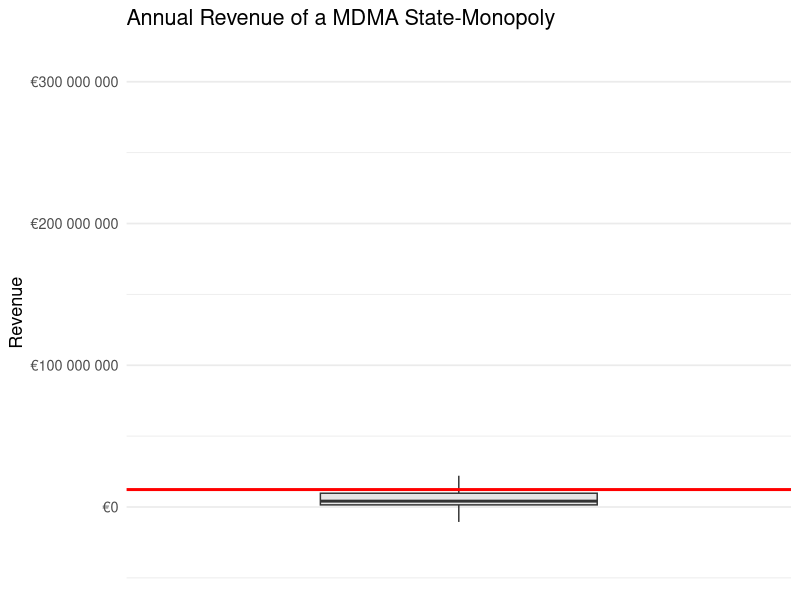
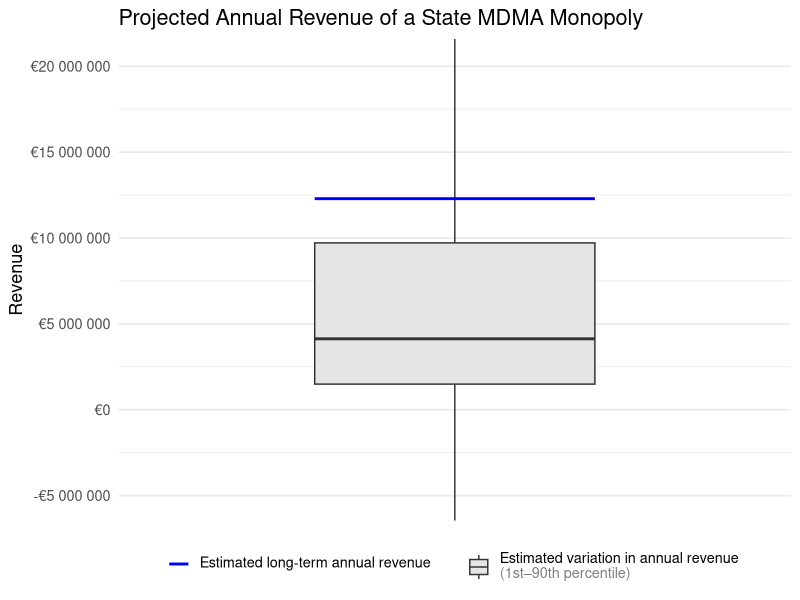

Here is the R script that generated these plots, in order:
## ---- chunk 1

number_consumers <- 550000

# assumed normal distribution
intensity_mean <- 2
intensity_sd <- 0.5

# assumed uniform distribution
mkr_estimate <- 0.8
mkr_lower <- 0.4
mkr_upper <- 0.9

# assumed uniform distribution
price_estimate <- 5
price_lower <- 3
price_upper <- 8

# assumed uniform distribution
cost_estimate <- 2
cost_lower <- 1
cost_upper <- 5

## ---- chunk 2

party_panel <- read.csv("Party_Panel.csv") 
party_panel <- party_panel[-27,] # remove final five rows with single responses of frequencies above 30 times per year (lead to biased results)
party_panel <- as.data.frame(apply(party_panel, 2, as.numeric))



frequency_mean <- with(party_panel, sum(Gebruik * Frequencies) / sum(Frequencies))

## ---- chunk 3
set.seed(1234)

intensity <- rnorm(10000, intensity_mean, intensity_sd) # normal distribution around mean

market_capture_rate <- runif(10000, mkr_lower, mkr_upper) # uniform from lower to upper

costs <- runif(10000, cost_lower, cost_upper)

prices <- runif(10000, price_lower, price_upper)

## ---- chunk 4
set.seed(1234)

revenue <- replicate(10000, {
  
  freq   <- sample(party_panel[, 1], 1, prob = party_panel[, 3])
  inte   <- sample(intensity, 1)
  market <- sample(market_capture_rate, 1)
  price  <- sample(prices, 1)
  cost   <- sample(costs, 1)
  
  number_consumers * freq * inte * market * (price - cost)
  
})

revenue_estimate <- number_consumers * frequency_mean * intensity_mean * mkr_estimate * (price_estimate - cost_estimate)
## ---- chunk 5
library(ggplot2)
library(scales)

ggplot(data.frame(revenue), aes(x = "", y = revenue)) +
  geom_boxplot(width = 0.5, outlier.shape = NA, fill = "grey90") +
  coord_cartesian(ylim = quantile(revenue, c(0, 1))) +
  labs(
    title = "Annual Revenue of a MDMA State-Monopoly",
    x = NULL, y = "Revenue"
  ) +
  scale_y_continuous(labels = label_number(prefix = "€")) +
  theme_minimal(base_size = 13) +
  theme(
    plot.background  = element_rect(fill = "white", color = NA),
    panel.grid.major.x = element_blank(),
    axis.text.x = element_blank(),
    axis.ticks.x = element_blank()
  ) +
  geom_hline(yintercept = revenue_estimate, color = "red", linewidth = 1, linetype = "solid")

## ---- chunk 6
library(ggplot2)
library(scales)
library(ggtext)

ggplot(data.frame(revenue), aes(x = "", y = revenue)) +
  geom_boxplot(aes(fill = "Estimated variation in annual revenue (1st–90th percentile)"),
               width = 0.5, outlier.shape = NA) +
  coord_cartesian(ylim = quantile(revenue, c(0.01, 0.90))) +
  labs(
    title = "Projected Annual Revenue of a State MDMA Monopoly",
    x = NULL, y = "Revenue"
  ) +
  scale_y_continuous(labels = label_number(prefix = "€")) +
  geom_segment(data = data.frame(y = revenue_estimate),
               aes(x = 0.75, xend = 1.25, 
                 y = revenue_estimate, yend = revenue_estimate, 
                 color = "Estimated long-term annual revenue"),
             linewidth = 1) +
  scale_fill_manual(
    values = c("Estimated variation in annual revenue (1st–90th percentile)" = "grey90"),
    labels = c(
      "Estimated variation in annual revenue (1st–90th percentile)" =
        "Estimated variation in annual revenue <br><span style='color:grey50'>(1st–90th percentile)</span>"
    ),
    name = NULL
  ) +
  scale_color_manual(values = c("Estimated long-term annual revenue" = "blue"), name = NULL) +
  guides(
    color = guide_legend(order = 1, override.aes = list(linetype = "solid", linewidth = 1)),
    fill  = guide_legend(order = 2)
  ) +
  theme_minimal(base_size = 13) +
  theme(
    plot.background  = element_rect(fill = "white", color = NA),
    panel.grid.major.x = element_blank(),
    axis.text.x = element_blank(),
    axis.ticks.x = element_blank(),
    legend.position = "bottom",
    legend.text = element_markdown()
  )

